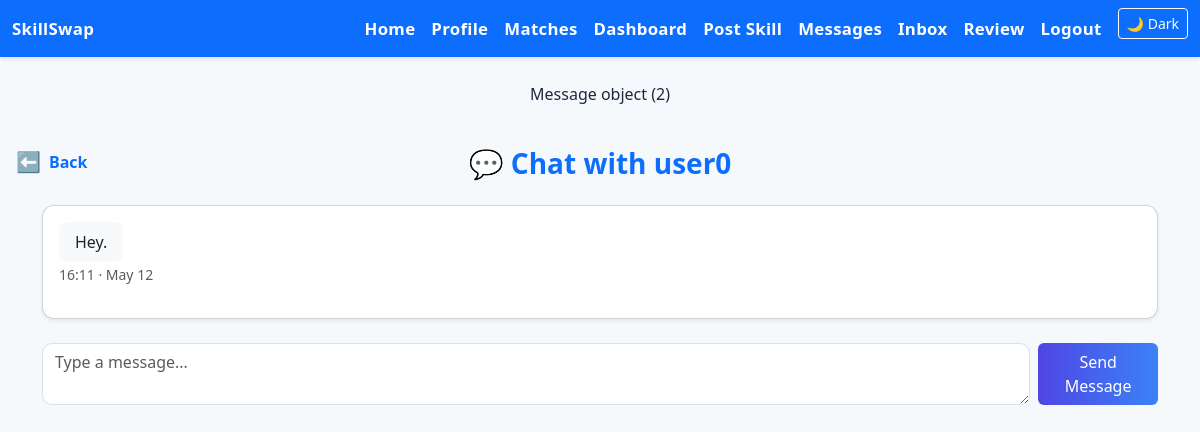
The app's page /messages/2/ (signed in) with its own data.
### core/models.py (models this page shows)
class Message(models.Model):
    sender = models.ForeignKey(User, on_delete=models.CASCADE, related_name='sent_messages')
    receiver = models.ForeignKey(User, on_delete=models.CASCADE, related_name='received_messages')
    content = models.TextField()
    timestamp = models.DateTimeField(auto_now_add=True)
    edited = models.BooleanField(default=False)

class User(AbstractUser):
    bio = models.TextField(blank=True)
    location = models.CharField(max_length=100, blank=True)
    verified = models.BooleanField(default=False)
    video_intro_url = models.URLField(blank=True)
    profile_image = models.ImageField(upload_to='profile_images/', blank=True, null=True)

### core/views.py (the view, shortened to what this page needs)
# urls.py: path('messages/<int:user_id>/', views.message_view, name='messages'),
@login_required
def message_view(request, user_id):
    other_user = get_object_or_404(User, id=user_id)
    messages = Message.objects.filter(
        Q(sender=request.user, receiver=other_user) |
        Q(sender=other_user, receiver=request.user)
    ).order_by('timestamp')
    return render(request, 'core/message.html', {
        'messages': messages,
        'other_user': other_user
    })

### core/templates/core/message.html (shortened to what this page needs)
{% extends 'core/base.html' %}
{% block content %}
<div class="fade-in">
  <div class="mb-4 text-center">
    <h3 class="fw-bold text-primary">💬 Chat with {{ other_user.username }}</h3>
  </div>
  <div class="card shadow-sm p-3 mb-4" style="max-height: 450px; overflow-y: auto;">
    {% for msg in messages %}
      <div class="mb-3 {% if msg.sender == user %}text-end{% else %}text-start{% endif %}">
        <div class="d-inline-block px-3 py-2 rounded-3
          {% if msg.sender == user %}
            bg-primary text-white
          {% else %}
            bg-light text-dark
          {% endif %}"
          style="max-width: 75%;">
          {{ msg.content }}
        </div>
        <br>
        <small class="text-muted">
          {{ msg.timestamp|date:"H:i · M d" }}
        </small>
      </div>
    {% empty %}
      <p class="text-muted text-center">No messages yet. Start the conversation below!</p>
    {% endfor %}
  </div>
  <form method="post" class="d-flex gap-2">
    <textarea name="content" rows="2" class="form-control" placeholder="Type a message..." required></textarea>
   <button class="btn btn-primary" data-bs-toggle="tooltip" title="Send a message to this user">Send Message</button>
  </form>
</div>
{% endblock %}

### core/templates/core/base.html (shortened to what this page needs)
{% load static %}
<!DOCTYPE html>
<html lang="en">
<head>
  <link href="https://cdn.jsdelivr.net/npm/bootstrap@5.3.0/dist/css/bootstrap.min.css" rel="stylesheet">
  <link rel="stylesheet" href="{% static 'core/style.css' %}">
</head>
<body>
<nav class="navbar navbar-expand-lg navbar-dark bg-primary">
  <div class="container-fluid">
    <a class="navbar-brand" href="/">SkillSwap</a>
    <div class="collapse navbar-collapse">
      <ul class="navbar-nav ms-auto">
        {% if request.path == '/' or request.path == '/welcome/' %}
          <li class="nav-item"><a class="nav-link" href="{% url 'login' %}">Login</a></li>
          <li class="nav-item"><a class="nav-link" href="{% url 'register' %}">Register</a></li>
          <li class="nav-item">
            <button onclick="toggleDarkMode()" id="darkModeToggle" class="btn btn-sm btn-outline-light ms-2">🌙 Dark</button>
          </li>
        {% elif user.is_authenticated %}
          <li class="nav-item"><a class="nav-link" href="{% url 'home' %}">Home</a></li>
          <li class="nav-item"><a class="nav-link" href="{% url 'profile' %}">Profile</a></li>
          <li class="nav-item"><a class="nav-link" href="{% url 'matches' %}">Matches</a></li>
          <li class="nav-item"><a class="nav-link" href="{% url 'dashboard' %}">Dashboard</a></li>
          <li class="nav-item"><a class="nav-link" href="{% url 'post_skill' %}">Post Skill</a></li>
          <li class="nav-item"><a class="nav-link" href="{% url 'messages' user.id %}">Messages</a></li>
          <li class="nav-item"><a class="nav-link" href="{% url 'inbox' %}">Inbox</a></li>
          <li class="nav-item"><a class="nav-link" href="{% url 'leave_review' %}?reviewee_id={{ user.id }}">Review</a></li>
          <li class="nav-item"><a class="nav-link" href="{% url 'logout' %}">Logout</a></li>
          <li class="nav-item">
            <button onclick="toggleDarkMode()" id="darkModeToggle" class="btn btn-sm btn-outline-light ms-2">🌙 Dark</button>
          </li>
        {% endif %}
      </ul>
    </div>
  </div>
</nav>
{% if messages %}
  <div class="container mt-2">
    {% for message in messages %}
      <div class="alert alert-{{ message.tags }} text-center fade-in">
        {{ message }}
      </div>
    {% endfor %}
  </div>
{% endif %}
{% if request.path != '/' and not request.path|slice:":8" == '/welcome' %}
  <div style="position: relative;">
    <a href="javascript:history.back()" class="text-decoration-none position-absolute top-0 start-0 mt-2 ms-3 d-inline-flex align-items-center" style="z-index: 1000;">
      <span class="fs-5">⬅️</span>
      <span class="ms-2 fw-semibold text-primary">Back</span>
    </a>
  </div>
{% endif %}
<div class="container mt-4">
  {% block content %}{% endblock %}
</div>
</body>
</html>

### core/static/core/style.css (style rules this page uses)
body { background-color: #f6f9fc; font-family: 'Segoe UI', Tahoma, Geneva, Verdana, sans-serif; color: #1e293b; }
.navbar { box-shadow: 0 2px 4px rgba(0,0,0,0.1); background-color: #ffffff; }
.navbar .nav-link, .navbar .navbar-brand, .navbar .nav-item span, .navbar h1 { color: #ffffff; font-weight: 700; font-size: 1.05rem; letter-spacing: 0.3px; }
.card { background-color: #ffffff; box-shadow: 0 4px 12px rgba(0,0,0,0.08); border-radius: 12px; transition: transform 0.2s ease; }
.btn-primary { background: linear-gradient(to right, #4f46e5, #3b82f6); border: none; color: white; }
p, small, label, .form-label { color: #334155; }
input, select, textarea { border-radius: 10px !important; }
.fade-in { animation: fadeIn 0.6s ease-in; }

### records on screen
Message: id "Message object (2)", content "Hey.", timestamp "16:11 · May 12"
User: username "user0"
